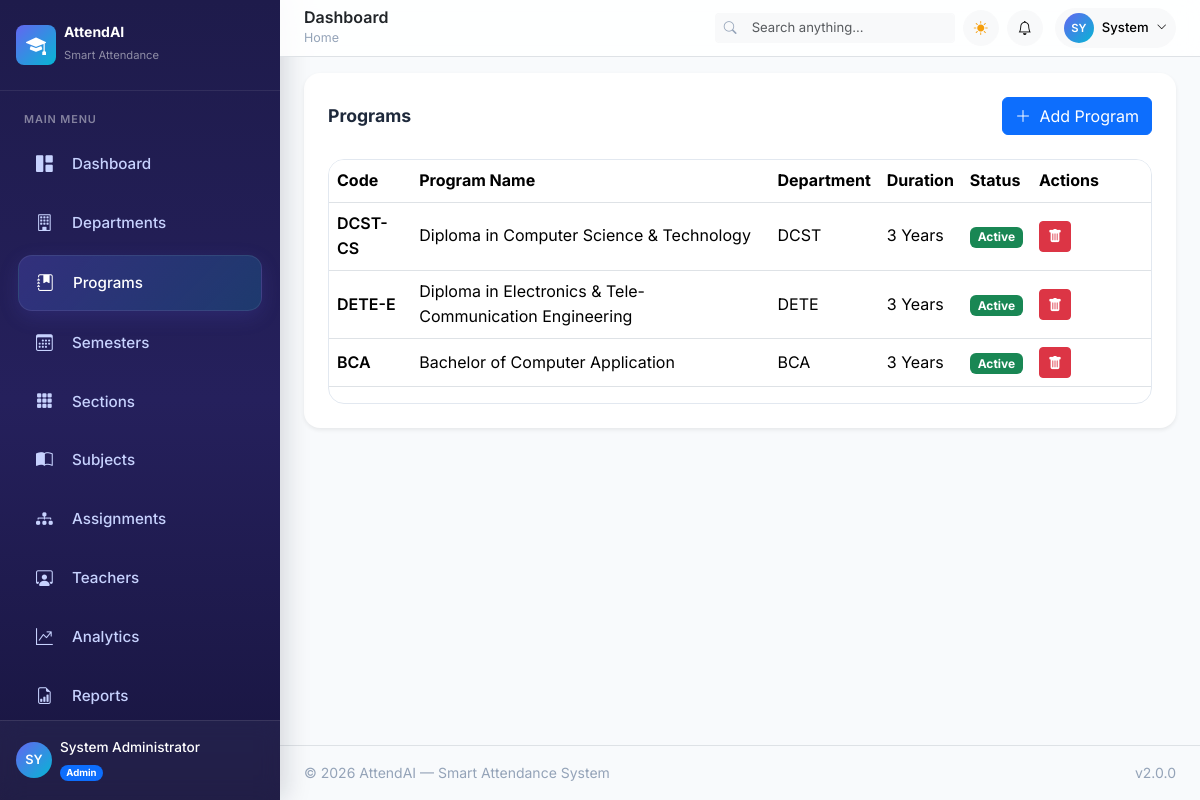
Screenshot of /admin/programs (signed in) with the database file from the repository.
### app/models/user.py (models this page shows, shortened)
class User(UserMixin, db.Model):
    __tablename__ = 'users'
    id = db.Column(db.Integer, primary_key=True)
    email = db.Column(db.String(120), unique=True, nullable=False, index=True)
    password_hash = db.Column(db.String(256), nullable=False)
    full_name = db.Column(db.String(100), nullable=False)
    phone = db.Column(db.String(20), nullable=True)
    avatar = db.Column(db.String(255), nullable=True)
    role = db.Column(db.String(20), nullable=False, default='teacher') # 'admin', 'teacher', 'student'
    is_active = db.Column(db.Boolean, default=True, nullable=False)
    created_at = db.Column(db.DateTime, default=datetime.utcnow, nullable=False)
    last_login = db.Column(db.DateTime, nullable=True)
    theme_preference = db.Column(db.String(10), default='light', nullable=False)

### app/models/academic.py (models this page shows, shortened)
class Program(db.Model):
    __tablename__ = 'programs'
    id = db.Column(db.Integer, primary_key=True)
    department_id = db.Column(db.Integer, db.ForeignKey('departments.id'), nullable=False)
    name = db.Column(db.String(100), nullable=False)
    code = db.Column(db.String(20), unique=True, nullable=False)
    duration_years = db.Column(db.Integer, default=4, nullable=False)
    is_active = db.Column(db.Boolean, default=True, nullable=False)
    created_at = db.Column(db.DateTime, default=datetime.utcnow, nullable=False)
    semesters = db.relationship('Semester', backref='program', lazy='dynamic', cascade='all, delete-orphan')

class Department(db.Model):
    __tablename__ = 'departments'
    id = db.Column(db.Integer, primary_key=True)
    name = db.Column(db.String(100), unique=True, nullable=False)
    code = db.Column(db.String(20), unique=True, nullable=False)
    description = db.Column(db.Text, nullable=True)
    is_active = db.Column(db.Boolean, default=True, nullable=False)
    created_at = db.Column(db.DateTime, default=datetime.utcnow, nullable=False)
    programs = db.relationship('Program', backref='department', lazy='dynamic', cascade='all, delete-orphan')
    students = db.relationship('Student', backref='department', lazy='dynamic')

### app/blueprints/admin.py (the view)
@admin_bp.route('/programs')
@login_required
@admin_required
def programs():
    programs_list = Program.query.filter_by(is_active=True).all()
    departments_list = Department.query.filter_by(is_active=True).all()
    return render_template('admin/programs.html', programs=programs_list, departments=departments_list)

### app/blueprints/auth.py (called while the page is built)
@login_manager.user_loader
def load_user(user_id):
    return User.query.get(int(user_id))

### app/services/notification_service.py (called while the page is built)
def get_unread_count(user_id):
    return Notification.query.filter_by(user_id=user_id, is_read=False).count()

### app/templates/admin/programs.html (shortened to what this page needs)
{% extends "base.html" %}
{% block content %}
<div class="card shadow-sm border-0 p-4 rounded-4">
    <div class="d-flex justify-content-between align-items-center mb-4 flex-wrap gap-2">
        <h4 class="fw-bold mb-0">Programs</h4>
        <button class="btn btn-primary"
                data-bs-toggle="modal"
                data-bs-target="#addProgramModal">
            <i class="bi bi-plus-lg me-1"></i>
            Add Program
        </button>
    </div>
    {% if programs %}
    <div class="table-responsive">
        <table class="table table-hover align-middle">
            <thead>
                <tr>
                    <th>Code</th>
                    <th>Program Name</th>
                    <th>Department</th>
                    <th>Duration</th>
                    <th>Status</th>
                    <th width="120">Actions</th>
                </tr>
            </thead>
            <tbody>
                {% for p in programs %}
                <tr>
                    <td class="fw-semibold">{{ p.code }}</td>
                    <td>{{ p.name }}</td>
                    <td>{{ p.department.code }}</td>
                    <td>{{ p.duration_years }} Years</td>
                    <td>
                        <span class="badge bg-success">
                            {{ 'Active' if p.is_active else 'Inactive' }}
                        </span>
                    </td>
                    <td>
                        <form action="{{ url_for('admin.delete_program', program_id=p.id) }}"
                              method="POST"
                              onsubmit="return confirm('Delete this program?');">
                            <button type="submit"
                                    class="btn btn-danger btn-sm">
                                <i class="bi bi-trash-fill"></i>
                            </button>
                        </form>
                    </td>
                </tr>
                {% endfor %}
            </tbody>
        </table>
    </div>
    {% else %}
    <div class="text-center py-5">
        <i class="bi bi-journal-bookmark-fill fs-1 text-muted"></i>
        <h5 class="mt-3">No Programs Found</h5>
    </div>
    {% endif %}
</div>
{% endblock %}

### app/templates/components/sidebar.html (shortened to what this page needs)
<aside class="app-sidebar" id="appSidebar">
    <div class="sidebar-brand d-flex align-items-center gap-2 px-3 py-4">
        <div class="brand-icon d-flex align-items-center justify-content-center rounded-3" style="width:40px;height:40px;background:linear-gradient(135deg,#6366f1,#06b6d4);">
            <i class="bi bi-mortarboard-fill text-white fs-5"></i>
        </div>
        <div class="brand-text">
            <h6 class="mb-0 text-white fw-bold">AttendAI</h6>
            <small class="text-white-50" style="font-size:0.7rem;">Smart Attendance</small>
        </div>
    </div>
    <nav class="sidebar-nav flex-grow-1 px-2 py-2">
        <div class="nav-section">
            <span class="nav-section-label text-uppercase text-white-50 px-3 mb-2 d-block" style="font-size:0.65rem;letter-spacing:0.08em;">Main Menu</span>
            {% if current_user.role == 'admin' %}
            <a href="{{ url_for('admin.dashboard') }}" class="sidebar-link {{ 'active' if request.endpoint == 'admin.dashboard' }}">
                <i class="bi bi-grid-1x2-fill"></i><span>Dashboard</span>
            </a>
            <a href="{{ url_for('admin.departments') }}" class="sidebar-link {{ 'active' if request.endpoint == 'admin.departments' }}">
                <i class="bi bi-building"></i><span>Departments</span>
            </a>
            <a href="{{ url_for('admin.programs') }}" class="sidebar-link {{ 'active' if request.endpoint == 'admin.programs' }}">
                <i class="bi bi-journal-bookmark-fill"></i><span>Programs</span>
            </a>
            <a href="{{ url_for('admin.semesters') }}"
                class="sidebar-link {{ 'active' if request.endpoint == 'admin.semesters' }}">
                <i class="bi bi-calendar3"></i>
                <span>Semesters</span>
            </a>
            <a href="{{ url_for('admin.sections') }}"
                class="sidebar-link {{ 'active' if request.endpoint == 'admin.sections' }}">
                <i class="bi bi-grid-3x3-gap-fill"></i>
                <span>Sections</span>
            </a>
            <a href="{{ url_for('admin.subjects') }}" class="sidebar-link {{ 'active' if request.endpoint == 'admin.subjects' }}">
                <i class="bi bi-book-half"></i><span>Subjects</span>
            </a>
            <a href="{{ url_for('admin.assignments') }}"class="sidebar-link {{ 'active' if request.endpoint == 'admin.assignments' }}">
                <i class="bi bi-diagram-3-fill"></i>
                <span>Assignments</span>
            </a>
            <a href="{{ url_for('admin.teachers') }}" class="sidebar-link {{ 'active' if request.endpoint == 'admin.teachers' }}">
                <i class="bi bi-person-workspace"></i><span>Teachers</span>
            </a>
            <a href="{{ url_for('analytics.dashboard') }}" class="sidebar-link {{ 'active' if request.endpoint == 'analytics.dashboard' }}">
                <i class="bi bi-graph-up-arrow"></i><span>Analytics</span>
            </a>
            <a href="{{ url_for('reports.index') }}" class="sidebar-link {{ 'active' if request.endpoint == 'reports.index' }}">
                <i class="bi bi-file-earmark-bar-graph"></i><span>Reports</span>
            </a>
            {% endif %}
        </div>
    </nav>
    <div class="sidebar-user px-3 py-3 border-top border-white border-opacity-10">
        <div class="d-flex align-items-center gap-2">
            <div class="user-avatar d-flex align-items-center justify-content-center rounded-circle flex-shrink-0" style="width:36px;height:36px;background:linear-gradient(135deg,#6366f1,#06b6d4);font-size:0.8rem;font-weight:600;color:#fff;">
                {{ current_user.full_name[:2]|upper if current_user.full_name else 'U' }}
            </div>
            <div class="overflow-hidden">
                <div class="text-white text-truncate fw-medium" style="font-size:0.85rem;">{{ current_user.full_name or 'User' }}</div>
                <span class="badge rounded-pill {% if current_user.role == 'admin' %}bg-primary{% elif current_user.role == 'teacher' %}bg-info{% else %}bg-success{% endif %}" style="font-size:0.6rem;">
                    {{ current_user.role|capitalize }}
                </span>
            </div>
        </div>
    </div>
</aside>

### app/templates/components/navbar.html (shortened to what this page needs)
<header class="app-navbar sticky-top bg-white border-bottom px-4 py-2 d-flex align-items-center justify-content-between" style="z-index:1020;backdrop-filter:blur(12px);background:rgba(255,255,255,0.85)!important;">
    <div class="d-flex align-items-center gap-3">
        <div>
            <h5 class="mb-0 fw-semibold text-dark">{% block page_title %}Dashboard{% endblock %}</h5>
            <nav aria-label="breadcrumb" class="d-none d-md-block">
                <ol class="breadcrumb mb-0" style="font-size:0.78rem;">
                    <li class="breadcrumb-item"><a href="#" class="text-decoration-none text-muted">Home</a></li>
                </ol>
            </nav>
        </div>
    </div>
    <div class="d-flex align-items-center gap-2">
        {% if current_user.role == 'admin' %}
        <div class="input-group input-group-sm d-none d-xl-flex" style="width:240px;">
            <span class="input-group-text bg-light border-end-0 border-light"><i class="bi bi-search text-muted" style="font-size:0.8rem;"></i></span>
            <input type="text" class="form-control form-control-sm bg-light border-start-0 border-light" placeholder="Search anything..." id="globalSearch" style="font-size:0.82rem;">
        </div>
        {% endif %}
        <button class="btn btn-light btn-sm rounded-circle d-flex align-items-center justify-content-center" style="width:36px;height:36px;" onclick="toggleTheme()" id="themeToggleBtn" aria-label="Toggle theme">
            <i class="bi bi-sun-fill text-warning" id="themeIcon"></i>
        </button>
        <div class="dropdown">
            <button class="btn btn-light btn-sm rounded-circle d-flex align-items-center justify-content-center position-relative" style="width:36px;height:36px;" data-bs-toggle="dropdown" data-bs-auto-close="outside" aria-expanded="false" aria-label="Notifications">
                <i class="bi bi-bell"></i>
            </button>
        </div>
        <div class="dropdown ms-1">
            <button class="btn btn-light btn-sm rounded-pill d-flex align-items-center gap-2 px-2 py-1" data-bs-toggle="dropdown" aria-expanded="false">
                <div class="d-flex align-items-center justify-content-center rounded-circle" style="width:30px;height:30px;background:linear-gradient(135deg,#6366f1,#06b6d4);font-size:0.7rem;font-weight:600;color:#fff;">
                    {{ current_user.full_name[:2]|upper if current_user.full_name else 'U' }}
                </div>
                <span class="d-none d-md-inline fw-medium" style="font-size:0.82rem;">{{ current_user.full_name.split(' ')[0] if current_user.full_name else 'User' }}</span>
                <i class="bi bi-chevron-down" style="font-size:0.65rem;"></i>
            </button>
        </div>
    </div>
</header>

### app/static/css/main.css (style rules this page uses)
:root { --primary: #6366f1; --primary-rgb: 99, 102, 241; --primary-light: #818cf8; --primary-dark: #4f46e5; --primary-darker: #3730a3; --accent: #06b6d4; --accent-rgb: 6, 182, 212; --accent-light: #22d3ee; --success: #10b981; --success-rgb: 16, 185, 129; --warning: #f59e0b; --warning-rgb: 245, 158, 11; --danger: #ef4444; --danger-rgb: 239, 68, 68; --bg-primary: #f8fafc; --bg-secondary: #f1f5f9; --bg-card: #ffffff; --bg-sidebar: #1e1b4b; --bg-sidebar-hover: #312e81; --bg-sidebar-active: #3730a3; --text-primary: #1e293b; --text-secondary: #64748b; --text-muted: #94a3b8; --text-sidebar: #c7d2fe; --text-sidebar-active: #ffffff; --border-color: #e2e8f0; --border-light: #f1f5f9; --shadow-sm: 0 1px 2px rgba(0, 0, 0, 0.05); --shadow-md: 0 4px 6px -1px rgba(0, 0, 0, 0.1), 0 2px 4px -2px rgba(0, 0, 0, 0.1); --shadow-lg: 0 10px 15px -3px rgba(0, 0, 0, 0.1), 0 4px 6px -4px rgba(0, 0, 0, 0.1); --shadow-xl: 0 20px 25px -5px rgba(0, 0, 0, 0.1), 0 8px 10px -6px rgba(0, 0, 0, 0.1); --radius-sm: 8px; --radius-md: 12px; --radius-lg: 16px; --radius-xl: 24px; --glass-bg: rgba(255, 255, 255, 0.7); --glass-border: rgba(255, 255, 255, 0.3); --transition-fast: 150ms ease; --transition-base: 250ms ease; --transition-slow: 350ms ease; --font-sans: 'Inter', -apple-system, BlinkMacSystemFont, 'Segoe UI', sans-serif; --font-mono: 'JetBrains Mono', monospace; --sidebar-width: 280px; --sidebar-collapsed-width: 80px; --navbar-height: 70px; }
*, *::before, *::after { box-sizing: border-box; margin: 0; padding: 0; }
html { scroll-behavior: smooth; font-size: 16px; }
body { font-family: var(--font-sans); background: var(--bg-primary); color: var(--text-primary); line-height: 1.6; transition: background var(--transition-base), color var(--transition-base); -webkit-font-smoothing: antialiased; -moz-osx-font-smoothing: grayscale; }
a { color: var(--primary); text-decoration: none; transition: color var(--transition-fast); }
button { font-family: inherit; }
.app-body { display: flex; min-height: 100vh; }
.sidebar-brand { padding: 24px 20px; display: flex; align-items: center; gap: 12px; border-bottom: 1px solid rgba(255, 255, 255, 0.1); flex-shrink: 0; }
.sidebar-nav { flex: 1; padding: 16px 12px; overflow-y: auto; }
.sidebar-user { display: flex; align-items: center; gap: 12px; }
h4 { font-size: 1.1rem; font-weight: 600; line-height: 1.4; color: var(--text-primary); }
h5 { font-size: 1rem; font-weight: 600; color: var(--text-primary); }
h6 { font-size: 0.875rem; font-weight: 600; color: var(--text-primary); }
.text-muted { color: var(--text-muted) !important; }
.text-warning { color: var(--warning) !important; }
small, .text-sm { font-size: 0.875rem; }
* { scrollbar-width: thin; scrollbar-color: rgba(var(--primary-rgb), 0.3) transparent; }
.d-flex { display: flex; }
.d-none { display: none; }
.d-block { display: block; }
.flex-wrap { flex-wrap: wrap; }
.overflow-hidden { overflow: hidden; }
.position-relative { position: relative; }
.app-sidebar { width: var(--sidebar-width); background: linear-gradient( 180deg, #1e1b4b 0%, #25205c 50%, #18153f 100% ); height: 100vh; position: fixed; left: 0; top: 0; z-index: 1000; display: flex; flex-direction: column; box-shadow: 6px 0 24px rgba(15, 23, 42, 0.15); }
.sidebar-brand { border-bottom: 1px solid rgba(255,255,255,0.08); min-height: 80px; }
.sidebar-nav { flex: 1; overflow-y: auto !important; overflow-x: hidden; min-height: 0; padding-top: 8px; }
.sidebar-link { display: flex; align-items: center; gap: 14px; color: var(--text-sidebar); padding: 14px 18px; margin: 4px 10px; border-radius: 14px; font-size: 0.95rem; font-weight: 500; transition: all 0.25s ease; text-decoration: none; }
.sidebar-link i { width: 22px; font-size: 1.05rem; flex-shrink: 0; }
.sidebar-link span { white-space: nowrap; }
.sidebar-link.active { background: linear-gradient( 135deg, rgba(99,102,241,0.25), rgba(6,182,212,0.18) ); color: #fff; border: 1px solid rgba(255,255,255,0.08); box-shadow: 0 6px 20px rgba(99,102,241,0.15); }
.nav-section-label { color: rgba(255,255,255,0.45) !important; font-size: 0.68rem !important; font-weight: 600; margin-top: 12px; }
.sidebar-user { background: rgba(255,255,255,0.04); backdrop-filter: blur(10px); }

### rows the page displays
User: full_name "SY", full_name "System Administrator", role "Admin", full_name "System"
Program: code "DCST-CS", name "Diploma in Computer Science & Technology", department.code "DCST", duration_years "3", is_active "Active"
Program: code "DETE-E", name "Diploma in Electronics & Tele-Communication Engineering", department.code "DETE", duration_years "3", is_active "Active"
Program: code "BCA", name "Bachelor of Computer Application", department.code "BCA", duration_years "3", is_active "Active"
